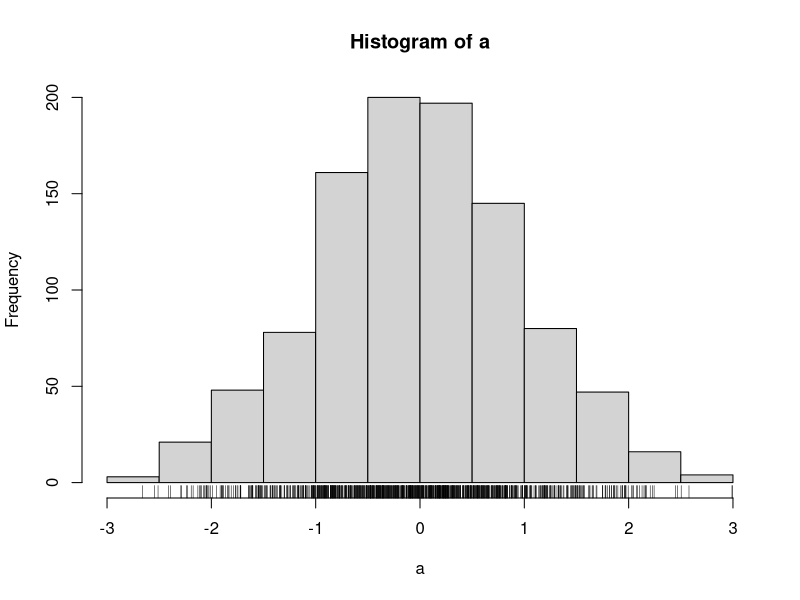

Reproduce this figure in R.
## ---- chunk 1
a <- rnorm(1000)
hist(a)
rug(a)
